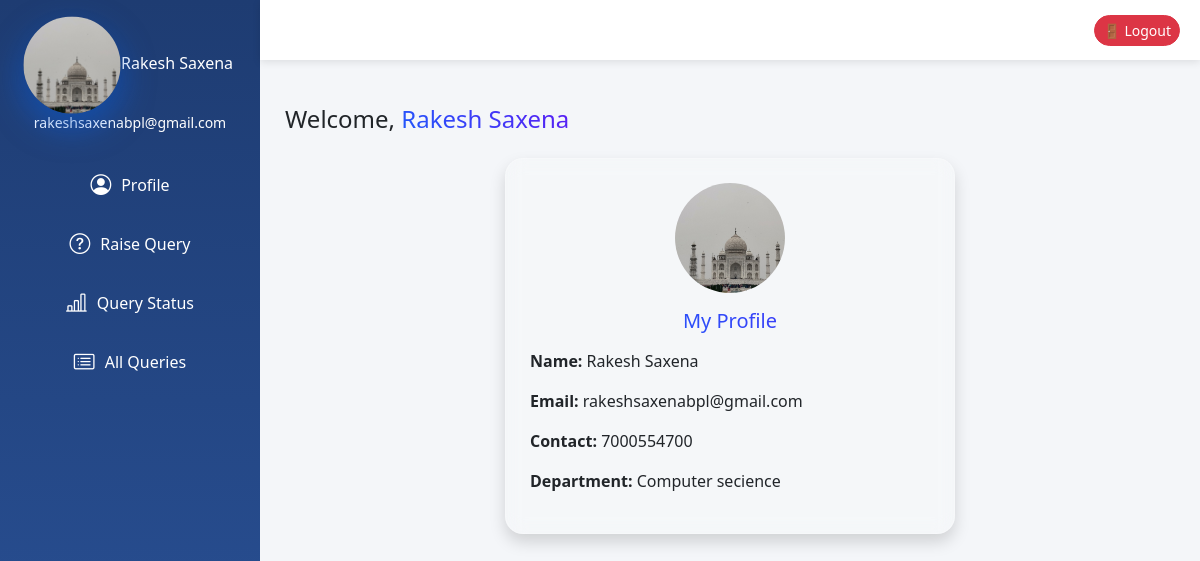
The app's page /userdashboard/profile/ (signed in) with its own data.
### app/models.py (models this page shows, shortened)
class Employee1(models.Model):
    name = models.CharField(max_length=100)
    email = models.EmailField(unique=True)
    contact = models.CharField(max_length=15)
    image = models.ImageField(upload_to='employee_profiles/', null=True, blank=True)
    password = models.CharField(max_length=128,default='N/A')
    department=models.CharField(max_length=50,null=True)
    d_code = models.CharField(max_length=20,null=True)
    d_des = models.CharField(max_length=50,null=True)

### app/views.py (the view)
# urls.py: path('userdashboard/profile/',profile,name='profile'),
def profile(req):
     if  'user_id' in req.session:
          id = req.session['user_id']
          userdata=emp1.objects.get(id=id)
          return render (req,'userdashboard.html',{'data':userdata,'profile':True})
     else:
          return redirect('login')

### app/templates/userdashboard.html (shortened to what this page needs)
{% extends "base.html" %}
{% block content %}
<div class="sidebar" id="sidebar">
  <div class="user-box">
    <img src="{{ data.image.url }}" onerror="this.src='https://via.placeholder.com/90'">
    <h6>{{ data.name }}</h6>
    <small>{{ data.email }}</small>
  </div>
  <a href="{% url 'profile' %}"><i class="bi bi-person-circle"></i> <span>Profile</span></a>
  <a href="{% url 'query' %}"><i class="bi bi-question-circle"></i> <span>Raise Query</span></a>
  <a href="{% url 'query_status' %}"><i class="bi bi-bar-chart-line"></i> <span>Query Status</span></a>
  <a href="{% url 'all_query' %}"><i class="bi bi-card-list"></i> <span>All Queries</span></a>
</div>
<div class="topbar">
  <a href="{% url 'logout' %}" class="btn btn-danger btn-sm">🚪 Logout</a>
</div>
<div class="main-content">
  <h4 class="mb-4">Welcome, <span class="gradient-text">{{ data.name }}</span></h4>
  {% if profile %}
  <div class="card shadow p-4" style="max-width:450px; margin:auto;">
    <div class="text-center mb-3">
      <img src="{{ data.image.url }}" onerror="this.src='https://via.placeholder.com/120'">
    </div>
    <h5 class="text-center mb-3 gradient-text">My Profile</h5>
    <p><strong>Name:</strong> {{ data.name }}</p>
    <p><strong>Email:</strong> {{ data.email }}</p>
    <p><strong>Contact:</strong> {{ data.contact }}</p>
    <p><strong>Department:</strong> {{ data.department }}</p>
  </div>
  {% endif %}
        </div>
{% endblock %}

### app/templates/userdashboard.html (style rules this page uses)
body { background:#f4f6f9; overflow-x:hidden; font-family: 'Segoe UI', sans-serif; margin:0; }
.sidebar { position:fixed; top:0; left:0; height:100vh; background:linear-gradient(180deg,#1e3c72,#2a5298); color:#fff; transition: width 0.3s ease; z-index: 1000; overflow:hidden; width:70px; padding:20px 5px; }
.user-box { text-align:center; margin-bottom:25px; }
.user-box img { width:50px; height:50px; border-radius:50%; object-fit:cover; border:none; box-shadow: 0 6px 15px rgba(13,110,253,0.2), 0 3px 8px rgba(0,0,0,0.08); transition: width 0.3s, height 0.3s, transform 0.3s, box-shadow 0.3s; }
.user-box h6, .user-box small { opacity:0; transition: opacity 0.3s; white-space: nowrap; overflow: hidden; }
.sidebar a { display:flex; align-items:center; color:#fff; text-decoration:none; padding:10px 12px; border-radius:8px; margin-bottom:8px; justify-content:center; transition:0.3s; }
.sidebar a i { font-size:1.3rem; transition: transform 0.3s; }
.sidebar a span { display:none; margin-left:10px; white-space: nowrap; }
.topbar { position:fixed; top:0; left:70px; right:0; height:60px; background:#fff; display:flex; align-items:center; justify-content:flex-end; padding:0 20px; box-shadow:0 2px 8px rgba(0,0,0,0.1); z-index:1001; transition: left 0.3s ease; }
.main-content { margin-left:70px; margin-top:80px; padding:25px; transition: margin-left 0.3s ease; }
.card { border-radius:18px; transition:0.3s; background: rgba(255,255,255,0.12); backdrop-filter: blur(10px); border:1px solid rgba(255,255,255,0.2); cursor: pointer; overflow:hidden; width:100%; max-width:100%; margin-bottom:18px; }
.gradient-text { background: linear-gradient(45deg, #0d6efd, #6610f2, #0dcaf0); background-size: 300% 300%; -webkit-background-clip: text; -webkit-text-fill-color: transparent; animation: gradientMove 3s ease infinite; }
.btn-primary, .btn-danger, .btn-warning { border-radius:50px; transition:0.2s, transform 0.2s; }
.card .text-center img { border-radius:50%; width:110px; height:110px; object-fit:cover; transition:0.3s; }

### records on screen
Employee1: image (picture), name "Rakesh Saxena", email "rakeshsaxenabpl@gmail.com", contact "7000554700", department "Computer secience"
